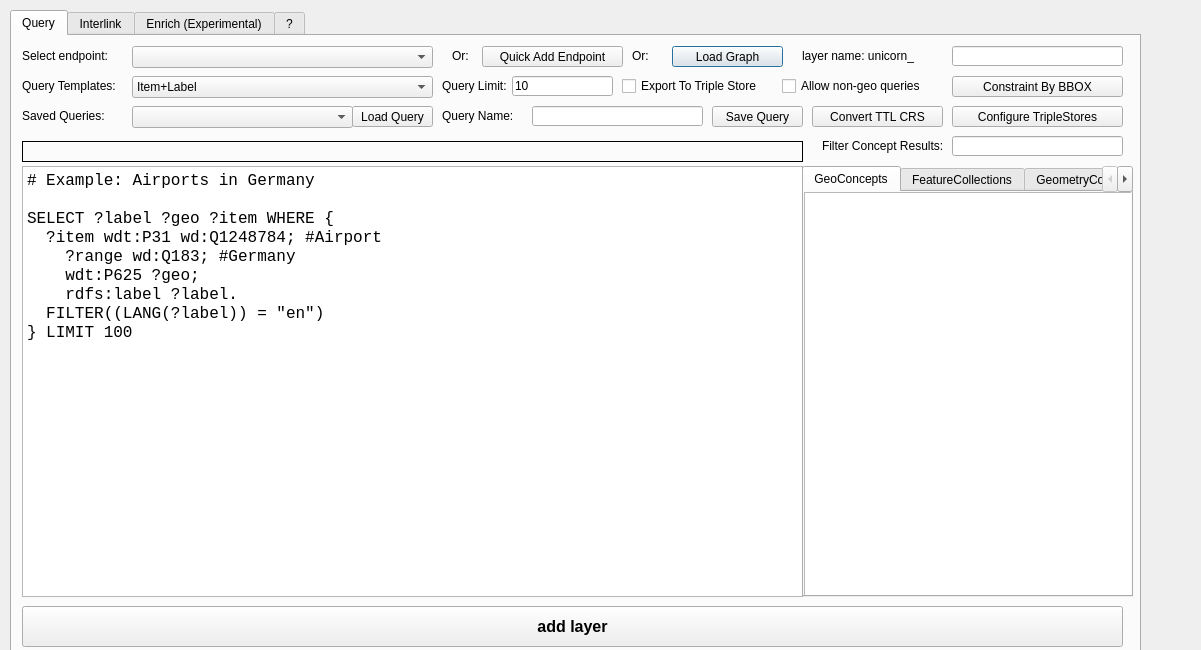
<?xml version="1.0" encoding="UTF-8"?>
<ui version="4.0">
 <class>SPAQLunicornDialogBase</class>
 <widget class="QDialog" name="SPAQLunicornDialogBase">
  <property name="geometry">
   <rect>
    <x>0</x>
    <y>0</y>
    <width>1201</width>
    <height>650</height>
   </rect>
  </property>
  <property name="windowTitle">
   <string>SPARQLing Unicorn QGIS Plugin</string>
  </property>
  <widget class="QLabel" name="layercount">
   <property name="geometry">
    <rect>
     <x>700</x>
     <y>50</y>
     <width>51</width>
     <height>20</height>
    </rect>
   </property>
   <property name="text">
    <string/>
   </property>
  </widget>
  <widget class="QTabWidget" name="tabWidget">
   <property name="geometry">
    <rect>
     <x>10</x>
     <y>10</y>
     <width>1131</width>
     <height>701</height>
    </rect>
   </property>
   <property name="currentIndex">
    <number>0</number>
   </property>
   <widget class="QWidget" name="tab">
    <attribute name="title">
     <string>Query</string>
    </attribute>
    <widget class="QLabel" name="label_2">
     <property name="geometry">
      <rect>
       <x>10</x>
       <y>10</y>
       <width>111</width>
       <height>20</height>
      </rect>
     </property>
     <property name="text">
      <string>Select endpoint:</string>
     </property>
    </widget>
    <widget class="QComboBox" name="comboBox">
     <property name="geometry">
      <rect>
       <x>120</x>
       <y>10</y>
       <width>301</width>
       <height>22</height>
      </rect>
     </property>
    </widget>
    <widget class="QLabel" name="label_4">
     <property name="geometry">
      <rect>
       <x>620</x>
       <y>10</y>
       <width>21</width>
       <height>20</height>
      </rect>
     </property>
     <property name="text">
      <string>Or:</string>
     </property>
    </widget>
    <widget class="QPushButton" name="loadFileButton">
     <property name="geometry">
      <rect>
       <x>660</x>
       <y>10</y>
       <width>111</width>
       <height>21</height>
      </rect>
     </property>
     <property name="text">
      <string>Load Graph</string>
     </property>
    </widget>
    <widget class="QLabel" name="label">
     <property name="geometry">
      <rect>
       <x>790</x>
       <y>10</y>
       <width>151</width>
       <height>20</height>
      </rect>
     </property>
     <property name="text">
      <string>layer name: unicorn_</string>
     </property>
    </widget>
    <widget class="QLineEdit" name="inp_label">
     <property name="geometry">
      <rect>
       <x>940</x>
       <y>10</y>
       <width>171</width>
       <height>20</height>
      </rect>
     </property>
    </widget>
    <widget class="QPlainTextEdit" name="inp_sparql">
     <property name="geometry">
      <rect>
       <x>10</x>
       <y>130</y>
       <width>781</width>
       <height>431</height>
      </rect>
     </property>
     <property name="font">
      <font>
       <family>Courier New</family>
       <pointsize>12</pointsize>
      </font>
     </property>
     <property name="plainText">
      <string># Example: Airports in Germany

SELECT ?label ?geo ?item WHERE {
  ?item wdt:P31 wd:Q1248784; #Airport
    ?range wd:Q183; #Germany
    wdt:P625 ?geo;
    rdfs:label ?label.
  FILTER((LANG(?label)) = &quot;en&quot;)
} LIMIT 100</string>
     </property>
    </widget>
    <widget class="QPushButton" name="pushButton">
     <property name="geometry">
      <rect>
       <x>10</x>
       <y>570</y>
       <width>1101</width>
       <height>41</height>
      </rect>
     </property>
     <property name="font">
      <font>
       <pointsize>12</pointsize>
       <weight>75</weight>
       <bold>true</bold>
      </font>
     </property>
     <property name="text">
      <string>add layer</string>
     </property>
    </widget>
    <widget class="QPushButton" name="btn_loadunicornlayers">
     <property name="geometry">
      <rect>
       <x>10</x>
       <y>620</y>
       <width>151</width>
       <height>28</height>
      </rect>
     </property>
     <property name="text">
      <string>load unicorn layers</string>
     </property>
    </widget>
    <widget class="QComboBox" name="loadedLayers">
     <property name="geometry">
      <rect>
       <x>170</x>
       <y>620</y>
       <width>641</width>
       <height>21</height>
      </rect>
     </property>
    </widget>
    <widget class="QPushButton" name="exportLayers">
     <property name="geometry">
      <rect>
       <x>820</x>
       <y>620</y>
       <width>191</width>
       <height>28</height>
      </rect>
     </property>
     <property name="text">
      <string>Export Loaded Layer as TTL</string>
     </property>
    </widget>
    <widget class="QDialogButtonBox" name="button_box">
     <property name="geometry">
      <rect>
       <x>1020</x>
       <y>620</y>
       <width>91</width>
       <height>32</height>
      </rect>
     </property>
     <property name="orientation">
      <enum>Qt::Horizontal</enum>
     </property>
     <property name="standardButtons">
      <set>QDialogButtonBox::Close</set>
     </property>
    </widget>
    <widget class="QPushButton" name="bboxButton">
     <property name="geometry">
      <rect>
       <x>940</x>
       <y>40</y>
       <width>171</width>
       <height>21</height>
      </rect>
     </property>
     <property name="text">
      <string>Constraint By BBOX</string>
     </property>
    </widget>
    <widget class="QLabel" name="errorLabel">
     <property name="geometry">
      <rect>
       <x>10</x>
       <y>105</y>
       <width>781</width>
       <height>21</height>
      </rect>
     </property>
     <property name="frameShape">
      <enum>QFrame::Box</enum>
     </property>
     <property name="text">
      <string/>
     </property>
    </widget>
    <widget class="QLabel" name="label_11">
     <property name="geometry">
      <rect>
       <x>10</x>
       <y>40</y>
       <width>111</width>
       <height>20</height>
      </rect>
     </property>
     <property name="text">
      <string>Query Templates:</string>
     </property>
    </widget>
    <widget class="QComboBox" name="queryTemplates">
     <property name="geometry">
      <rect>
       <x>120</x>
       <y>40</y>
       <width>301</width>
       <height>22</height>
      </rect>
     </property>
     <item>
      <property name="text">
       <string>Item+Label</string>
      </property>
     </item>
     <item>
      <property name="text">
       <string>All Attributes</string>
      </property>
     </item>
    </widget>
    <widget class="QLabel" name="label_14">
     <property name="geometry">
      <rect>
       <x>440</x>
       <y>10</y>
       <width>21</width>
       <height>20</height>
      </rect>
     </property>
     <property name="text">
      <string>Or:</string>
     </property>
    </widget>
    <widget class="QPushButton" name="loadTripleStoreButton">
     <property name="geometry">
      <rect>
       <x>940</x>
       <y>70</y>
       <width>171</width>
       <height>21</height>
      </rect>
     </property>
     <property name="text">
      <string>Configure TripleStores</string>
     </property>
    </widget>
    <widget class="QCheckBox" name="allownongeo">
     <property name="geometry">
      <rect>
       <x>770</x>
       <y>40</y>
       <width>171</width>
       <height>20</height>
      </rect>
     </property>
     <property name="text">
      <string>Allow non-geo queries</string>
     </property>
    </widget>
    <widget class="QCheckBox" name="exportTripleStore_2">
     <property name="geometry">
      <rect>
       <x>610</x>
       <y>40</y>
       <width>161</width>
       <height>20</height>
      </rect>
     </property>
     <property name="text">
      <string>Export To Triple Store</string>
     </property>
    </widget>
    <widget class="QLabel" name="filterConceptsLabel">
     <property name="geometry">
      <rect>
       <x>810</x>
       <y>100</y>
       <width>121</width>
       <height>20</height>
      </rect>
     </property>
     <property name="text">
      <string>Filter Concept Results:</string>
     </property>
    </widget>
    <widget class="QLineEdit" name="filterConcepts">
     <property name="geometry">
      <rect>
       <x>940</x>
       <y>100</y>
       <width>171</width>
       <height>20</height>
      </rect>
     </property>
    </widget>
    <widget class="QLineEdit" name="queryLimit">
     <property name="geometry">
      <rect>
       <x>500</x>
       <y>40</y>
       <width>101</width>
       <height>20</height>
      </rect>
     </property>
     <property name="text">
      <string>10</string>
     </property>
    </widget>
    <widget class="QLabel" name="queryLimitLabel">
     <property name="geometry">
      <rect>
       <x>430</x>
       <y>40</y>
       <width>81</width>
       <height>20</height>
      </rect>
     </property>
     <property name="text">
      <string>Query Limit:</string>
     </property>
    </widget>
    <widget class="QPushButton" name="quickAddTripleStore">
     <property name="geometry">
      <rect>
       <x>470</x>
       <y>10</y>
       <width>141</width>
       <height>21</height>
      </rect>
     </property>
     <property name="text">
      <string>Quick Add Endpoint</string>
     </property>
    </widget>
    <widget class="QLabel" name="savedQueryLabel">
     <property name="geometry">
      <rect>
       <x>10</x>
       <y>70</y>
       <width>111</width>
       <height>20</height>
      </rect>
     </property>
     <property name="text">
      <string>Saved Queries:</string>
     </property>
    </widget>
    <widget class="QComboBox" name="savedQueries">
     <property name="geometry">
      <rect>
       <x>120</x>
       <y>70</y>
       <width>221</width>
       <height>22</height>
      </rect>
     </property>
    </widget>
    <widget class="QPushButton" name="loadQuery">
     <property name="geometry">
      <rect>
       <x>340</x>
       <y>70</y>
       <width>81</width>
       <height>21</height>
      </rect>
     </property>
     <property name="text">
      <string>Load Query</string>
     </property>
    </widget>
    <widget class="QPushButton" name="saveQueryButton">
     <property name="geometry">
      <rect>
       <x>700</x>
       <y>70</y>
       <width>91</width>
       <height>21</height>
      </rect>
     </property>
     <property name="text">
      <string>Save Query</string>
     </property>
    </widget>
    <widget class="QLineEdit" name="saveQueryName">
     <property name="geometry">
      <rect>
       <x>520</x>
       <y>70</y>
       <width>171</width>
       <height>20</height>
      </rect>
     </property>
    </widget>
    <widget class="QLabel" name="saveQueryNameLabel">
     <property name="geometry">
      <rect>
       <x>430</x>
       <y>70</y>
       <width>91</width>
       <height>20</height>
      </rect>
     </property>
     <property name="text">
      <string>Query Name:</string>
     </property>
    </widget>
    <widget class="QPushButton" name="convertTTLCRS">
     <property name="geometry">
      <rect>
       <x>800</x>
       <y>70</y>
       <width>131</width>
       <height>21</height>
      </rect>
     </property>
     <property name="text">
      <string>Convert TTL CRS</string>
     </property>
    </widget>
    <widget class="QTabWidget" name="conceptViewTabWidget">
     <property name="geometry">
      <rect>
       <x>790</x>
       <y>130</y>
       <width>331</width>
       <height>431</height>
      </rect>
     </property>
     <property name="currentIndex">
      <number>0</number>
     </property>
     <widget class="QWidget" name="geoConceptsTab">
      <attribute name="title">
       <string>GeoConcepts</string>
      </attribute>
      <widget class="QTreeView" name="geoTreeView">
       <property name="geometry">
        <rect>
         <x>0</x>
         <y>0</y>
         <width>331</width>
         <height>411</height>
        </rect>
       </property>
      </widget>
     </widget>
     <widget class="QWidget" name="featureCollectionsTab">
      <attribute name="title">
       <string>FeatureCollections</string>
      </attribute>
      <widget class="QListView" name="featureCollectionClassList">
       <property name="geometry">
        <rect>
         <x>0</x>
         <y>0</y>
         <width>331</width>
         <height>411</height>
        </rect>
       </property>
      </widget>
     </widget>
     <widget class="QWidget" name="GeometryCollectionsTab">
      <attribute name="title">
       <string>GeometryCollections</string>
      </attribute>
      <widget class="QListView" name="geometryCollectionClassList">
       <property name="geometry">
        <rect>
         <x>0</x>
         <y>0</y>
         <width>331</width>
         <height>411</height>
        </rect>
       </property>
      </widget>
     </widget>
    </widget>
   </widget>
   <widget class="QWidget" name="tab_2">
    <attribute name="title">
     <string>Interlink</string>
    </attribute>
    <widget class="QTableWidget" name="interlinkTable">
     <property name="geometry">
      <rect>
       <x>10</x>
       <y>140</y>
       <width>1071</width>
       <height>431</height>
      </rect>
     </property>
     <property name="minimumSize">
      <size>
       <width>811</width>
       <height>0</height>
      </size>
     </property>
     <property name="baseSize">
      <size>
       <width>4</width>
       <height>0</height>
      </size>
     </property>
     <property name="sortingEnabled">
      <bool>true</bool>
     </property>
     <property name="columnCount">
      <number>8</number>
     </property>
     <column>
      <property name="text">
       <string>Export?</string>
      </property>
     </column>
     <column>
      <property name="text">
       <string>IDColumn?</string>
      </property>
     </column>
     <column>
      <property name="text">
       <string>GeoColumn?</string>
      </property>
     </column>
     <column>
      <property name="text">
       <string>Column</string>
      </property>
     </column>
     <column>
      <property name="text">
       <string>ColumnProperty</string>
      </property>
     </column>
     <column>
      <property name="text">
       <string>PropertyType</string>
      </property>
     </column>
     <column>
      <property name="text">
       <string>ColumnConcept</string>
      </property>
     </column>
     <column>
      <property name="text">
       <string>ValueConcept</string>
      </property>
     </column>
    </widget>
    <widget class="QPushButton" name="exportInterlink">
     <property name="geometry">
      <rect>
       <x>230</x>
       <y>590</y>
       <width>521</width>
       <height>61</height>
      </rect>
     </property>
     <property name="baseSize">
      <size>
       <width>3</width>
       <height>0</height>
      </size>
     </property>
     <property name="font">
      <font>
       <pointsize>16</pointsize>
       <weight>75</weight>
       <bold>true</bold>
      </font>
     </property>
     <property name="text">
      <string>Export Result</string>
     </property>
    </widget>
    <widget class="QPushButton" name="loadLayerInterlink">
     <property name="geometry">
      <rect>
       <x>720</x>
       <y>10</y>
       <width>93</width>
       <height>28</height>
      </rect>
     </property>
     <property name="text">
      <string>Load Layer</string>
     </property>
    </widget>
    <widget class="QPushButton" name="refreshLayersInterlink">
     <property name="geometry">
      <rect>
       <x>10</x>
       <y>10</y>
       <width>111</width>
       <height>28</height>
      </rect>
     </property>
     <property name="text">
      <string>Refresh Layers</string>
     </property>
    </widget>
    <widget class="QComboBox" name="chooseLayerInterlink">
     <property name="geometry">
      <rect>
       <x>140</x>
       <y>10</y>
       <width>561</width>
       <height>21</height>
      </rect>
     </property>
    </widget>
    <widget class="QLineEdit" name="interlinkOwlClassInput">
     <property name="geometry">
      <rect>
       <x>150</x>
       <y>50</y>
       <width>551</width>
       <height>22</height>
      </rect>
     </property>
    </widget>
    <widget class="QLabel" name="label_5">
     <property name="geometry">
      <rect>
       <x>30</x>
       <y>50</y>
       <width>71</width>
       <height>16</height>
      </rect>
     </property>
     <property name="text">
      <string>OWL Class:</string>
     </property>
    </widget>
    <widget class="QLabel" name="label_6">
     <property name="geometry">
      <rect>
       <x>20</x>
       <y>110</y>
       <width>251</width>
       <height>20</height>
      </rect>
     </property>
     <property name="text">
      <string>Table Colums to Concepts:</string>
     </property>
    </widget>
    <widget class="QLabel" name="label_7">
     <property name="geometry">
      <rect>
       <x>20</x>
       <y>80</y>
       <width>121</width>
       <height>16</height>
      </rect>
     </property>
     <property name="text">
      <string>Target Namespace:</string>
     </property>
    </widget>
    <widget class="QLineEdit" name="interlinkNameSpace">
     <property name="geometry">
      <rect>
       <x>150</x>
       <y>80</y>
       <width>551</width>
       <height>22</height>
      </rect>
     </property>
     <property name="text">
      <string>http://www.github.com/sparqlunicorn#</string>
     </property>
    </widget>
    <widget class="QPushButton" name="searchClass">
     <property name="geometry">
      <rect>
       <x>720</x>
       <y>50</y>
       <width>93</width>
       <height>28</height>
      </rect>
     </property>
     <property name="text">
      <string>Search Class</string>
     </property>
    </widget>
    <widget class="QPushButton" name="exportMappingButton">
     <property name="geometry">
      <rect>
       <x>920</x>
       <y>100</y>
       <width>121</width>
       <height>28</height>
      </rect>
     </property>
     <property name="text">
      <string>Export Mapping</string>
     </property>
    </widget>
    <widget class="QPushButton" name="importMappingButton">
     <property name="geometry">
      <rect>
       <x>720</x>
       <y>100</y>
       <width>111</width>
       <height>28</height>
      </rect>
     </property>
     <property name="text">
      <string>Import Mapping</string>
     </property>
    </widget>
    <widget class="QCheckBox" name="exportTripleStore">
     <property name="geometry">
      <rect>
       <x>490</x>
       <y>110</y>
       <width>181</width>
       <height>20</height>
      </rect>
     </property>
     <property name="text">
      <string>Export To Triple Store</string>
     </property>
    </widget>
   </widget>
   <widget class="QWidget" name="tab_3">
    <attribute name="title">
     <string>Enrich (Experimental)</string>
    </attribute>
    <widget class="QPushButton" name="loadLayerEnrich">
     <property name="geometry">
      <rect>
       <x>510</x>
       <y>30</y>
       <width>83</width>
       <height>25</height>
      </rect>
     </property>
     <property name="text">
      <string>Load Layer</string>
     </property>
    </widget>
    <widget class="QPushButton" name="refreshLayersEnrich">
     <property name="geometry">
      <rect>
       <x>20</x>
       <y>30</y>
       <width>121</width>
       <height>25</height>
      </rect>
     </property>
     <property name="text">
      <string>Refresh Layers</string>
     </property>
    </widget>
    <widget class="QComboBox" name="chooseLayerEnrich">
     <property name="geometry">
      <rect>
       <x>170</x>
       <y>30</y>
       <width>321</width>
       <height>21</height>
      </rect>
     </property>
    </widget>
    <widget class="QPushButton" name="startEnrichment">
     <property name="geometry">
      <rect>
       <x>20</x>
       <y>610</y>
       <width>201</width>
       <height>41</height>
      </rect>
     </property>
     <property name="text">
      <string>Start Enrichment</string>
     </property>
    </widget>
    <widget class="QPushButton" name="addEnrichedLayerButton">
     <property name="geometry">
      <rect>
       <x>900</x>
       <y>610</y>
       <width>161</width>
       <height>41</height>
      </rect>
     </property>
     <property name="text">
      <string>Add enriched layer</string>
     </property>
    </widget>
    <widget class="QTableWidget" name="enrichTable">
     <property name="geometry">
      <rect>
       <x>25</x>
       <y>101</y>
       <width>1041</width>
       <height>451</height>
      </rect>
     </property>
    </widget>
    <widget class="QTableWidget" name="enrichTableResult">
     <property name="geometry">
      <rect>
       <x>20</x>
       <y>100</y>
       <width>1051</width>
       <height>501</height>
      </rect>
     </property>
    </widget>
    <widget class="QPushButton" name="addEnrichedLayerRowButton">
     <property name="geometry">
      <rect>
       <x>20</x>
       <y>70</y>
       <width>161</width>
       <height>21</height>
      </rect>
     </property>
     <property name="text">
      <string>Add Row</string>
     </property>
    </widget>
    <widget class="QPushButton" name="whattoenrich">
     <property name="geometry">
      <rect>
       <x>230</x>
       <y>70</y>
       <width>161</width>
       <height>21</height>
      </rect>
     </property>
     <property name="text">
      <string>What to enrich?</string>
     </property>
    </widget>
   </widget>
   <widget class="QWidget" name="tab_4">
    <attribute name="title">
     <string>?</string>
    </attribute>
    <widget class="QLabel" name="label_12">
     <property name="geometry">
      <rect>
       <x>250</x>
       <y>20</y>
       <width>411</width>
       <height>41</height>
      </rect>
     </property>
     <property name="font">
      <font>
       <pointsize>16</pointsize>
       <weight>75</weight>
       <bold>true</bold>
      </font>
     </property>
     <property name="text">
      <string>SPARQL Unicorn QGIS Plugin</string>
     </property>
    </widget>
    <widget class="QLabel" name="label_13">
     <property name="geometry">
      <rect>
       <x>310</x>
       <y>90</y>
       <width>251</width>
       <height>41</height>
      </rect>
     </property>
     <property name="font">
      <font>
       <pointsize>16</pointsize>
       <weight>75</weight>
       <bold>true</bold>
      </font>
     </property>
     <property name="text">
      <string>&lt;a href=&quot;https://github.com/sparqlunicorn/sparqlunicornGoesGIS&quot;&gt;Github Repository&lt;/a&gt;</string>
     </property>
    </widget>
    <widget class="QLabel" name="label_16">
     <property name="geometry">
      <rect>
       <x>350</x>
       <y>150</y>
       <width>171</width>
       <height>41</height>
      </rect>
     </property>
     <property name="font">
      <font>
       <pointsize>16</pointsize>
       <weight>75</weight>
       <bold>true</bold>
      </font>
     </property>
     <property name="text">
      <string>&lt;a href=&quot;https://plugins.qgis.org/plugins/sparqlunicorn/&quot;&gt;QGIS Plugin&lt;/a&gt;</string>
     </property>
    </widget>
    <widget class="QLabel" name="label_15">
     <property name="geometry">
      <rect>
       <x>390</x>
       <y>250</y>
       <width>101</width>
       <height>20</height>
      </rect>
     </property>
     <property name="font">
      <font>
       <pointsize>13</pointsize>
       <weight>75</weight>
       <bold>true</bold>
      </font>
     </property>
     <property name="text">
      <string>Credits</string>
     </property>
    </widget>
    <widget class="QLabel" name="label_17">
     <property name="geometry">
      <rect>
       <x>300</x>
       <y>300</y>
       <width>281</width>
       <height>31</height>
      </rect>
     </property>
     <property name="font">
      <font>
       <pointsize>13</pointsize>
      </font>
     </property>
     <property name="text">
      <string>Research Squirrel Engineers</string>
     </property>
    </widget>
    <widget class="QLabel" name="label_18">
     <property name="geometry">
      <rect>
       <x>290</x>
       <y>350</y>
       <width>331</width>
       <height>31</height>
      </rect>
     </property>
     <property name="font">
      <font>
       <pointsize>13</pointsize>
      </font>
     </property>
     <property name="text">
      <string>Timo Homburg, Florian Thiery</string>
     </property>
    </widget>
    <widget class="QLabel" name="label_19">
     <property name="geometry">
      <rect>
       <x>300</x>
       <y>400</y>
       <width>331</width>
       <height>20</height>
      </rect>
     </property>
     <property name="font">
      <font>
       <pointsize>13</pointsize>
      </font>
     </property>
     <property name="text">
      <string>Licensed under: GPL 2.0</string>
     </property>
    </widget>
   </widget>
  </widget>
 </widget>
 <resources/>
 <connections>
  <connection>
   <sender>button_box</sender>
   <signal>accepted()</signal>
   <receiver>SPAQLunicornDialogBase</receiver>
   <slot>accept()</slot>
   <hints>
    <hint type="sourcelabel">
     <x>20</x>
     <y>20</y>
    </hint>
    <hint type="destinationlabel">
     <x>20</x>
     <y>20</y>
    </hint>
   </hints>
  </connection>
  <connection>
   <sender>button_box</sender>
   <signal>rejected()</signal>
   <receiver>SPAQLunicornDialogBase</receiver>
   <slot>reject()</slot>
   <hints>
    <hint type="sourcelabel">
     <x>20</x>
     <y>20</y>
    </hint>
    <hint type="destinationlabel">
     <x>20</x>
     <y>20</y>
    </hint>
   </hints>
  </connection>
 </connections>
</ui>
